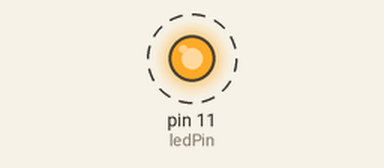
Recording of a program running on a simulated Raspberry Pi (header pin numbers). On the bench: output pins drawn as LEDs (lit = HIGH). Dashed ring = blinking. What the program prints to the terminal is not drawn.

Above: at 0.5 s.
Timing chart, 0 to 4.6 s (numbered marks = the images above):
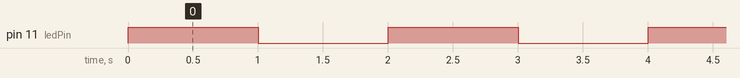

Measured:
- by itself, pin 11 (ledPin): alternates HIGH for 1.0 s and LOW for 1.0 s

The program:

blink-pin.py
```python
import RPi.GPIO as GPIO

import time

ledPin = 11

def setup():
    GPIO.setmode(GPIO.BOARD)
    GPIO.setup(ledPin, GPIO.OUT)
    GPIO.output(ledPin, GPIO.LOW)
    print('using pin%d' %ledPin)

def loop():

    while True:
        GPIO.output(ledPin, GPIO.HIGH)
        print('led turned on >>>')
        time.sleep(1)
        GPIO.output(ledPin, GPIO.LOW)
        print('led turned off <<<')
        time.sleep(1)

def destroy():

    GPIO.cleanup()

if __name__ == '__main__':
    print('Program is starting ...\n')
    setup()

    try:
        loop()
    except KeyboardInterrupt:
        destroy()
```
